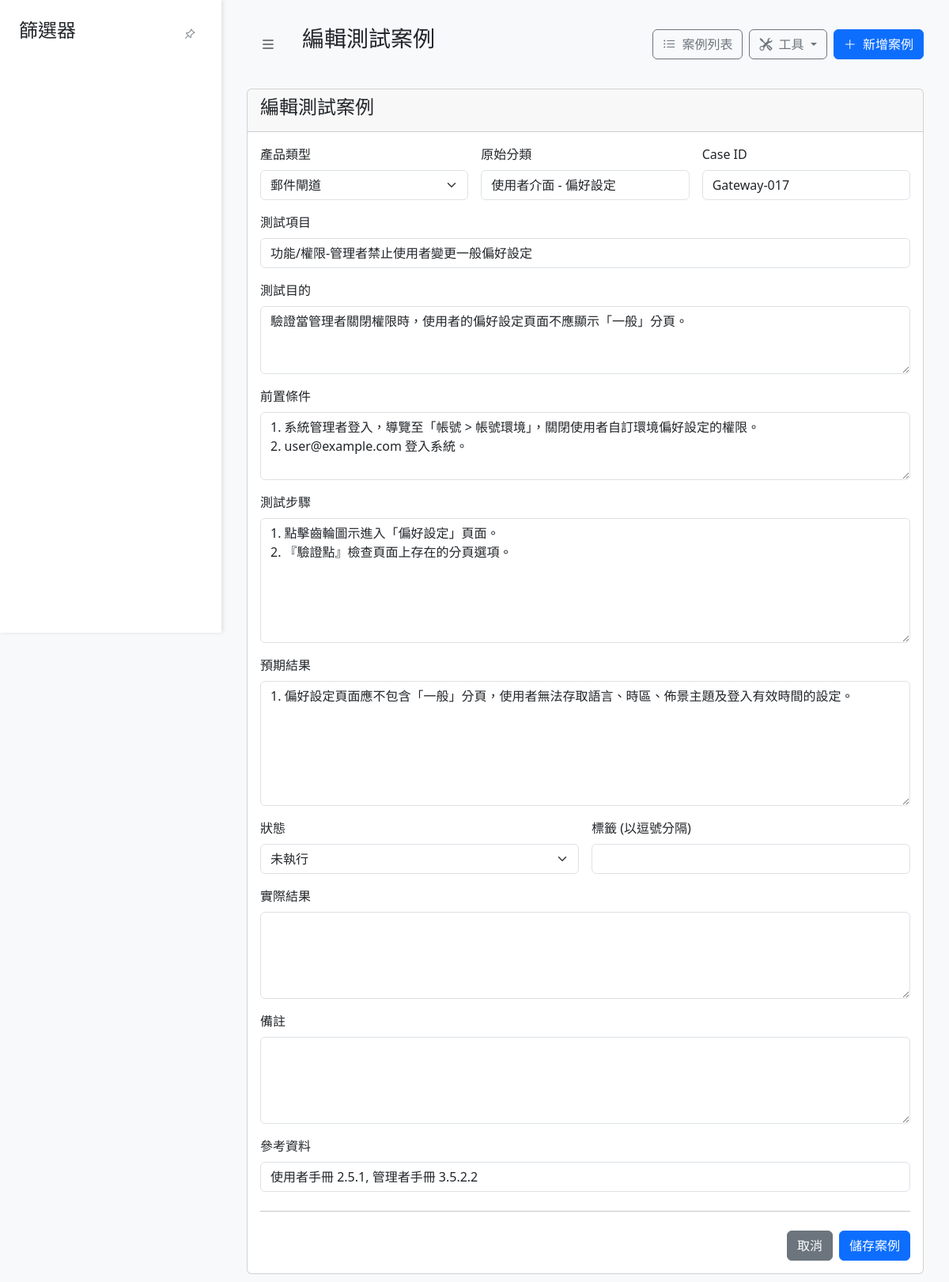
Before: /edit/517 with the older database file.
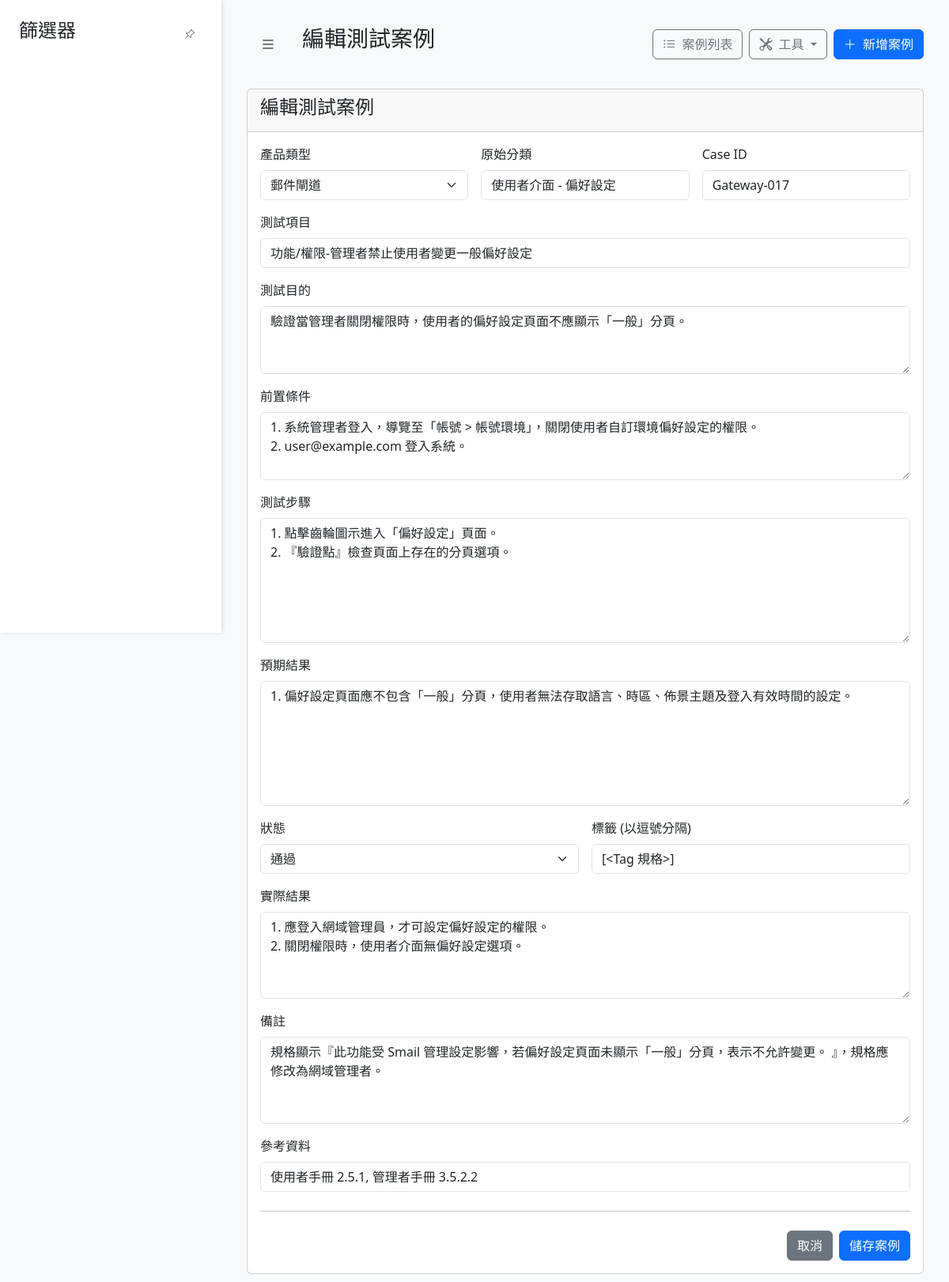
After: the same page with the newer database file.
### models.py (models this page shows)
class TestCase(db.Model):
    id = db.Column(db.Integer, primary_key=True)
    product_type = db.Column(db.String(50), nullable=False, default='未分類產品')
    category = db.Column(db.String(100), nullable=False)
    main_category = db.Column(db.String(50), nullable=True)
    sub_category = db.Column(db.String(50), nullable=True)
    case_id = db.Column(db.String(50), unique=True, nullable=False)
    test_item = db.Column(db.String(200), nullable=False)
    test_purpose = db.Column(db.Text, nullable=True)
    preconditions = db.Column(db.Text, nullable=True)
    test_steps = db.Column(db.Text, nullable=True)
    expected_result = db.Column(db.Text, nullable=True)
    actual_result = db.Column(db.Text, nullable=True)
    status = db.Column(db.String(20), nullable=False, default='未執行')
    notes = db.Column(db.Text, nullable=True)
    reference = db.Column(db.String(200), nullable=True)
    tags = db.relationship('Tag', secondary=test_case_tags, lazy='subquery',
                           backref=db.backref('test_cases', lazy=True))
    attachments = db.relationship('Attachment', backref='test_case', lazy=True, cascade="all, delete-orphan")

class Tag(db.Model):
    id = db.Column(db.Integer, primary_key=True)
    name = db.Column(db.String(50), unique=True, nullable=False)
    def __repr__(self):
        return f'<Tag {self.name}>'

### app.py (the view, shortened to what this page needs)
@app.route('/edit/<int:id>', methods=['GET', 'POST'])
def edit_case(id):
    case_to_edit = TestCase.query.get_or_404(id)
    return render_template('case_form.html', title="編輯測試案例", case=case_to_edit)

### app.py (called while the page is built)
@app.context_processor
def inject_status_options():
    status_options = ['未執行', '進行中', '通過', '失敗']
    return dict(status_options=status_options)

@app.context_processor
def utility_processor():
    def render_manual_list_in_template(text_block):
        lines = [line.strip().lstrip('0123456789. ') for line in (text_block or "").split('\n') if line.strip()]
        html = '<div class="manual-list">'
        for i, line in enumerate(lines):
            safe_line = escape(line)
            html += f'<div class="manual-list-item"><span class="manual-list-number">{i+1}.</span><span class="manual-list-text">{safe_line}</span></div>'
        html += '</div>'
        return html
    return dict(render_manual_list=render_manual_list_in_template)

### templates/case_form.html (shortened to what this page needs)
{% extends 'base.html' %}
{% block sidebar %}
    {% set hide_sidebar = True %}
{% endblock %}
{% block page_title %}
    {{ title }}
{% endblock %}
{% block content %}
<div class="card">
    <div class="card-header">
        <h4>{{ title }}</h4>
    </div>
    <div class="card-body">
        <form method="POST" class="needs-validation" novalidate>
            <div class="row g-3">
                <div class="col-md-4">
                    <label for="product_type" class="form-label">產品類型</label>
                    <select class="form-select" id="product_type" name="product_type" required>
                        <option value="郵件閘道" {% if case and case.product_type == '郵件閘道' %}selected{% endif %}>郵件閘道</option>
                    </select>
                </div>
                <div class="col-md-4">
                    <label for="category" class="form-label">原始分類</label>
                    <input type="text" class="form-control" id="category" name="category" value="{{ case.category or '' }}">
                </div>
                <div class="col-md-4">
                    <label for="case_id" class="form-label">Case ID</label>
                    <input type="text" class="form-control" id="case_id" name="case_id" value="{{ case.case_id or '' }}" required>
                </div>
                <div class="col-12">
                    <label for="test_item" class="form-label">測試項目</label>
                    <input type="text" class="form-control" id="test_item" name="test_item" value="{{ case.test_item or '' }}" required>
                </div>
                <div class="col-12">
                    <label for="test_purpose" class="form-label">測試目的</label>
                    <textarea class="form-control" id="test_purpose" name="test_purpose" rows="3">{{ case.test_purpose or '' }}</textarea>
                </div>
                <div class="col-12">
                    <label for="preconditions" class="form-label">前置條件</label>
                    <textarea class="form-control" id="preconditions" name="preconditions" rows="3">{{ case.preconditions or '' }}</textarea>
                </div>
                <div class="col-12">
                    <label for="test_steps" class="form-label">測試步驟</label>
                    <textarea class="form-control" id="test_steps" name="test_steps" rows="6">{{ case.test_steps or '' }}</textarea>
                </div>
                <div class="col-12">
                    <label for="expected_result" class="form-label">預期結果</label>
                    <textarea class="form-control" id="expected_result" name="expected_result" rows="6">{{ case.expected_result or '' }}</textarea>
                </div>
                <div class="col-md-6">
                    <label for="status" class="form-label">狀態</label>
                    <select class="form-select" id="status" name="status" required>
                        {% for status_option in status_options %}
                            <option value="{{ status_option }}" {% if case and case.status == status_option %}selected{% endif %}>
                                {{ status_option }}
                            </option>
                        {% endfor %}
                    </select>
                </div>
                <div class="col-md-6">
                    <label for="tags" class="form-label">標籤 (以逗號分隔)</label>
                    <input type="text" class="form-control" id="tags" name="tags" value="{{ case.tags or '' }}">
                </div>
                <div class="col-12">
                    <label for="actual_result" class="form-label">實際結果</label>
                    <textarea class="form-control" id="actual_result" name="actual_result" rows="4">{{ case.actual_result or '' }}</textarea>
                </div>
                <div class="col-12">
                    <label for="notes" class="form-label">備註</label>
                    <textarea class="form-control" id="notes" name="notes" rows="4">{{ case.notes or '' }}</textarea>
                </div>
                <div class="col-12">
                    <label for="reference" class="form-label">參考資料</label>
                    <input type="text" class="form-control" id="reference" name="reference" value="{{ case.reference or '' }}">
                </div>
            </div>
            <hr class="my-4">
            <div class="d-grid gap-2 d-md-flex justify-content-md-end">
                <a href="{{ url_for('index') }}" class="btn btn-secondary">取消</a>
                <button class="btn btn-primary" type="submit">儲存案例</button>
            </div>
        </form>
    </div>
</div>
{% endblock %}

### templates/base.html (shortened to what this page needs)
<!DOCTYPE html>
<html lang="zh-Hant">
<head>
    <link href="https://cdn.jsdelivr.net/npm/bootstrap@5.3.3/dist/css/bootstrap.min.css" rel="stylesheet">
    <link rel="stylesheet" href="https://cdn.jsdelivr.net/npm/bootstrap-icons@1.11.3/font/bootstrap-icons.min.css">
</head>
<body class="{{ 'no-sidebar-page' if hide_sidebar else '' }}">
    <aside id="sidebar">
        {% if not hide_sidebar %}
            <div class="sidebar-header">
                <h4>篩選器</h4>
                <button id="pin-sidebar-btn" class="btn btn-sm" title="釘選/取消釘選"><i class="bi bi-pin-angle"></i></button>
            </div>
        {% endif %}
    </aside>
    <main id="content">
        <header id="content-header">
            <div class="d-flex align-items: center">
                {% if not hide_sidebar %}
                    <button id="toggle-sidebar-btn" class="btn btn-lg me-3" title="收合/展開側邊欄"><i class="bi bi-list"></i></button>
                {% endif %}
                <h3>{% block page_title %}{% endblock %}</h3>
            </div>
            <nav class="d-flex align-items-center gap-2 flex-wrap justify-content-end">
                <a href="{{ url_for('index') }}" class="btn btn-outline-secondary">
                    <i class="bi bi-list-ul me-1"></i> 案例列表
                </a>
                <div class="dropdown">
                    <button class="btn btn-outline-secondary dropdown-toggle" type="button" data-bs-toggle="dropdown" aria-expanded="false">
                        <i class="bi bi-tools me-1"></i> 工具
                    </button>
                </div>
                <a href="{{ url_for('add_case') }}" class="btn btn-primary">
                    <i class="bi bi-plus-lg me-1"></i> 新增案例
                </a>
            </nav>
        </header>
        {% block content %}{% endblock %}
    </main>
</body>
</html>

### templates/base.html (style rules this page uses)
body { display: flex; background-color: #f8f9fa; }
#sidebar { width: 280px; flex-shrink: 0; background: #fff; padding: 1.5rem; box-shadow: 2px 0 5px rgba(0,0,0,0.1); transition: margin-left 0.3s ease-in-out; position: sticky; top: 0; height: 100vh; overflow-y: auto; }
#content { flex-grow: 1; padding: 2rem; width: calc(100% - 280px); transition: width 0.3s ease-in-out, margin-left 0.3s ease-in-out; }
.sidebar-header { display: flex; justify-content: space-between; align-items: center; margin-bottom: 1.5rem; }
.sidebar-header .btn { color: #6c757d; }
#content-header { display: flex; justify-content: space-between; align-items: center; margin-bottom: 2rem; position: relative; z-index: 1030; }

Changed rows visible on the page:
changed TestCase "郵件閘道": status "未執行" → "通過"; actual_result (not shown) → "1. 應登入網域管理員，才可設定偏好設定的權限。 2. 關閉權限時，使用者介面無偏好設定選項。"; notes (not shown) → "規格顯示『此功能受 Smail 管理設定影響，若偏好設定頁面未顯示「一般」分頁，表示不允許變更。 』，規格應修改為網域管理者。"
now on this page (row unchanged): Tag: tags "[<Tag 規格>]"
